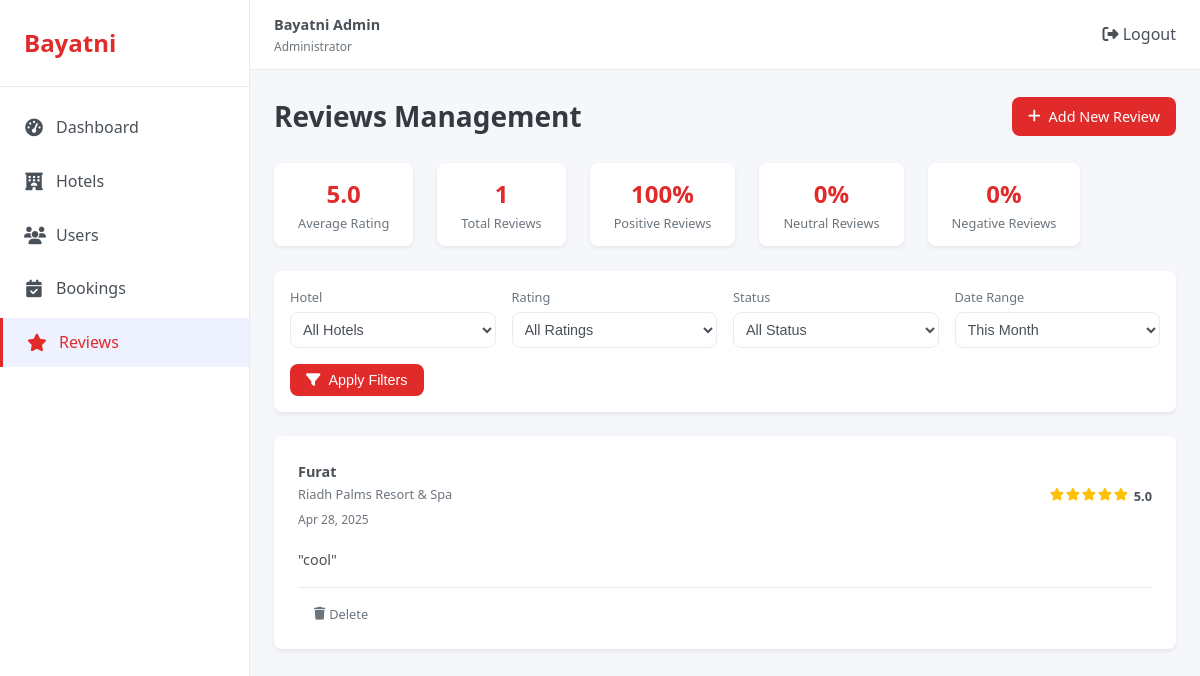
The page /admin/app/controllers/reviews/reviews.php (signed in) on the database its author committed.
### tables this page shows
CREATE TABLE `reviews` (
  `id` int(11) NOT NULL,
  `user_id` int(11) NOT NULL,
  `hotel_id` int(11) NOT NULL,
  `booking_id` int(11) DEFAULT NULL,
  `rating` int(1) NOT NULL,
  `comment` text DEFAULT NULL,
  `review_date` timestamp NOT NULL DEFAULT current_timestamp()
);

CREATE TABLE `users` (
  `id` int(11) NOT NULL,
  `firstname` varchar(30) NOT NULL,
  `lastname` varchar(30) NOT NULL,
  `fullname` varchar(100) NOT NULL,
  `birthday` date NOT NULL,
  `email` varchar(100) NOT NULL,
  `status` enum('active','suspended') NOT NULL,
  `password` varchar(255) NOT NULL,
  `card_number` varchar(16) NOT NULL,
  `card_name` varchar(100) NOT NULL,
  `card_expire` varchar(5) NOT NULL,
  `card_cvc` varchar(4) NOT NULL,
  `created_at` timestamp NOT NULL DEFAULT current_timestamp(),
  `reset_token` varchar(64) NOT NULL,
  `token_expire` datetime NOT NULL
);

CREATE TABLE `hotels` (
  `id` int(11) NOT NULL,
  `title` varchar(100) NOT NULL,
  `location` varchar(100) NOT NULL,
  `price` decimal(10,2) NOT NULL,
  `rating` int(1) NOT NULL,
  `reviews_count` int(11) NOT NULL DEFAULT 0,
  `region` enum('tunis','hammamet','sousse','djerba','tabarka') NOT NULL,
  `image_url` varchar(255) NOT NULL,
  `features` varchar(255) DEFAULT NULL,
  `created_at` timestamp NOT NULL DEFAULT current_timestamp()
);

### admin/app/controllers/Reviews/reviews.php (the view, shortened to what this page needs)
<?php
require_once __DIR__ .'/../../../config/config.php';
$dateRange = isset($_GET['date_range']) ? $_GET['date_range'] : 'month';
$query = "SELECT r.id, r.rating, r.comment, r.review_date,
                 u.fullname as reviewer_name, h.title as hotel_name,
                 u.id as user_id, h.id as hotel_id
          FROM reviews r
          JOIN users u ON r.user_id = u.id
          JOIN hotels h ON r.hotel_id = h.id
          WHERE 1=1";
switch ($dateRange) {
    case 'month':
        $query .= " AND r.review_date >= DATE_SUB(NOW(), INTERVAL 1 MONTH)";
        break;
}
$query .= " ORDER BY r.review_date DESC";
$result = $conn->query($query);
$reviews = [];
if ($result) {
    while ($row = $result->fetch_assoc()) {
        $reviews[] = $row;
    }
}
$totalReviewsQuery = "SELECT COUNT(*) as total, AVG(rating) as avg_rating FROM reviews";
$result = $conn->query($totalReviewsQuery);
$reviewStats = $result->fetch_assoc();
$positiveReviewsQuery = "SELECT COUNT(*) as total FROM reviews WHERE rating >= 4";
$result = $conn->query($positiveReviewsQuery);
$positiveReviews = $result->fetch_assoc()['total'];
$positivePercentage = ($reviewStats['total'] > 0) ? round(($positiveReviews / $reviewStats['total']) * 100) : 0;
$neutralReviewsQuery = "SELECT COUNT(*) as total FROM reviews WHERE rating like 3";
$result = $conn->query($neutralReviewsQuery);
$neutralReviews = $result->fetch_assoc()['total'];
$neutralPercentage = ($reviewStats['total'] > 0) ? round(($neutralReviews / $reviewStats['total']) * 100) : 0;
$negativeReviewsQuery = "SELECT COUNT(*) as total FROM reviews WHERE rating < 3";
$result = $conn->query($negativeReviewsQuery);
$negativeReviews = $result->fetch_assoc()['total'];
$negativePercentage = ($reviewStats['total'] > 0) ? round(($negativeReviews / $reviewStats['total']) * 100) : 0;
?>
<!DOCTYPE html>
<html lang="en">
<head>
    <link rel="stylesheet" href="../../../public/css/styles.css">
    <link rel="stylesheet" href="https://cdnjs.cloudflare.com/ajax/libs/font-awesome/6.4.0/css/all.min.css">
</head>
<body>
    <div class="dashboard">
    <?php include __DIR__ .'/../../../includes/sidebar.php'; ?>
        <main class="main-content">
        <?php include __DIR__ .'/../../../includes/header.php'; ?>
            <div class="dashboard-content" id="reviews">
                <div class="page-header">
                    <h1>Reviews Management</h1>
                    <a href="review_add.php" class="primary-btn">
                        <i class="fas fa-plus"></i> Add New Review
                    </a>
                </div>
                <div class="review-stats">
                    <div class="review-stat">
                        <span class="stat-value"><?php echo number_format($reviewStats['avg_rating'], 1); ?></span>
                        <span class="stat-label">Average Rating</span>
                    </div>
                    <div class="review-stat">
                        <span class="stat-value"><?php echo number_format($reviewStats['total']); ?></span>
                        <span class="stat-label">Total Reviews</span>
                    </div>
                    <div class="review-stat">
                        <span class="stat-value"><?php echo $positivePercentage; ?>%</span>
                        <span class="stat-label">Positive Reviews</span>
                    </div>
                    <div class="review-stat">
                        <span class="stat-value"><?php echo $neutralPercentage; ?>%</span>
                        <span class="stat-label">Neutral Reviews</span>
                    </div>
                    <div class="review-stat">
                        <span class="stat-value"><?php echo $negativePercentage; ?>%</span>
                        <span class="stat-label">Negative Reviews</span>
                    </div>
                </div>
                <br>
                <form action="reviews.php" method="GET" class="filter-section">
                    <div class="filter-group">
                        <label for="hotel-filter">Hotel</label>
                        <select id="hotel-filter" name="hotel_id">
                            <option value="">All Hotels</option>
                        </select>
                    </div>
                    <div class="filter-group">
                        <label for="rating-filter">Rating</label>
                        <select id="rating-filter" name="rating">
                            <option value="">All Ratings</option>
                        </select>
                    </div>
                    <div class="filter-group">
                        <label for="status-filter">Status</label>
                        <select id="status-filter" name="status">
                            <option value="">All Status</option>
                        </select>
                    </div>
                    <div class="filter-group">
                        <label for="date-range">Date Range</label>
                        <select id="date-range" name="date_range">
                            <option value="month" <?php echo $dateRange == 'month' ? 'selected' : ''; ?>>This Month</option>
                        </select>
                    </div>
                    <button type="submit" class="filter-btn">
                        <i class="fas fa-filter"></i> Apply Filters
                    </button>
                </form>
                <div class="reviews-list">
                    <?php foreach ($reviews as $index => $review): ?>
                    <div class="review-item">
                        <div class="review-header">
                            <div class="reviewer-info">
                                <div>
                                    <h4><?php echo htmlspecialchars($review['reviewer_name']); ?></h4>
                                    <p><?php echo htmlspecialchars($review['hotel_name']); ?></p>
                                    <span class="review-date"><?php echo date('M d, Y', strtotime($review['review_date'])); ?></span>
                                </div>
                            </div>
                            <div class="review-rating">
                                <?php for ($i = 1; $i <= 5; $i++): ?>
                                    <?php if ($i <= $review['rating']): ?>
                                        <i class="fas fa-star"></i>
                                    <?php elseif ($i - 0.5 <= $review['rating']): ?>
                                        <i class="fas fa-star-half-alt"></i>
                                    <?php else: ?>
                                        <i class="far fa-star"></i>
                                    <?php endif; ?>
                                <?php endfor; ?>
                                <span><?php echo number_format($review['rating'], 1); ?></span>
                            </div>
                        </div>
                        <div class="review-content">
                            <p>"<?php echo htmlspecialchars($review['comment']); ?>"</p>
                        </div>
                        <div class="review-footer">
                            <div class="review-actions">
                                <a href="reviews.php?action=delete&id=<?php echo $review['id']; ?>" class="review-action" onclick="return confirm('Are you sure you want to delete this review?');"><i class="fas fa-trash"></i> Delete</a>
                            </div>
                        </div>
                    </div>
                    <?php endforeach; ?>
                </div>
            </div>
        </main>
    </div>
</body>
</html>

### rows shown on the page
reviews: user.fullname "Furat", hotel.title "Riadh Palms Resort & Spa", review_date "Apr 28, 2025", rating "5.0", comment "cool"

### other values the page prints
$reviewStats['avg_rating'] "5.0"
$reviewStats['total'] "1"
$positivePercentage "100"
$neutralPercentage "0"
$negativePercentage "0"
